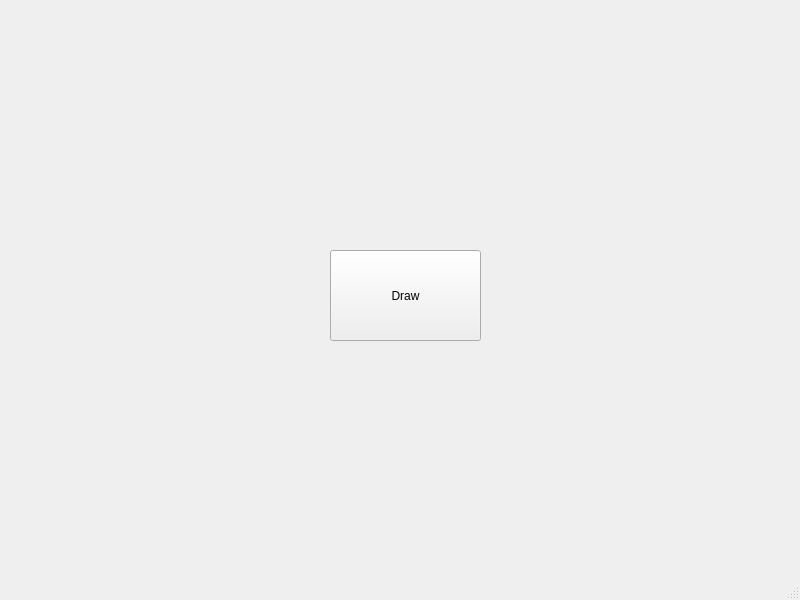
<?xml version="1.0" encoding="UTF-8"?>
<ui version="4.0">
 <class>MainWindow</class>
 <widget class="QMainWindow" name="MainWindow">
  <property name="geometry">
   <rect>
    <x>0</x>
    <y>0</y>
    <width>800</width>
    <height>600</height>
   </rect>
  </property>
  <property name="windowTitle">
   <string>MainWindow</string>
  </property>
  <widget class="QWidget" name="centralwidget">
   <widget class="QPushButton" name="pb_draw">
    <property name="geometry">
     <rect>
      <x>330</x>
      <y>250</y>
      <width>151</width>
      <height>91</height>
     </rect>
    </property>
    <property name="text">
     <string>Draw</string>
    </property>
   </widget>
  </widget>
  <widget class="QMenuBar" name="menubar">
   <property name="geometry">
    <rect>
     <x>0</x>
     <y>0</y>
     <width>800</width>
     <height>26</height>
    </rect>
   </property>
  </widget>
  <widget class="QStatusBar" name="statusbar"/>
 </widget>
 <resources/>
 <connections/>
</ui>
